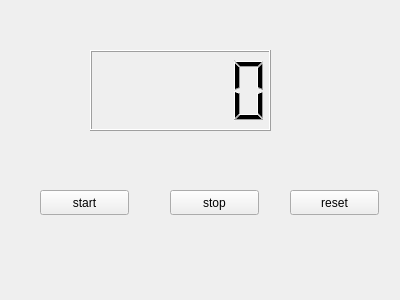
<?xml version="1.0" encoding="UTF-8"?>
<ui version="4.0">
 <class>Widget</class>
 <widget class="QWidget" name="Widget">
  <property name="geometry">
   <rect>
    <x>0</x>
    <y>0</y>
    <width>400</width>
    <height>300</height>
   </rect>
  </property>
  <property name="windowTitle">
   <string>Widget</string>
  </property>
  <widget class="QLCDNumber" name="lcdNumber">
   <property name="geometry">
    <rect>
     <x>90</x>
     <y>50</y>
     <width>181</width>
     <height>81</height>
    </rect>
   </property>
  </widget>
  <widget class="QPushButton" name="buttonStart">
   <property name="geometry">
    <rect>
     <x>40</x>
     <y>190</y>
     <width>89</width>
     <height>25</height>
    </rect>
   </property>
   <property name="text">
    <string>start</string>
   </property>
  </widget>
  <widget class="QPushButton" name="buttonStop">
   <property name="geometry">
    <rect>
     <x>170</x>
     <y>190</y>
     <width>89</width>
     <height>25</height>
    </rect>
   </property>
   <property name="text">
    <string>stop</string>
   </property>
  </widget>
  <widget class="QPushButton" name="buttonReset">
   <property name="geometry">
    <rect>
     <x>290</x>
     <y>190</y>
     <width>89</width>
     <height>25</height>
    </rect>
   </property>
   <property name="text">
    <string>reset</string>
   </property>
  </widget>
 </widget>
 <layoutdefault spacing="6" margin="11"/>
 <resources/>
 <connections/>
</ui>
